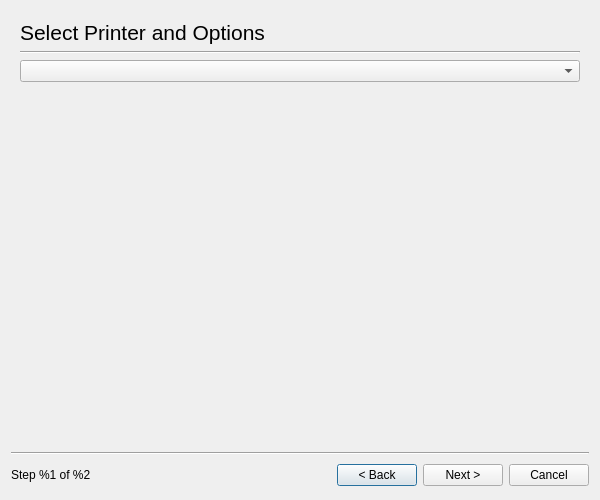
<ui version="4.0" >
 <class>Dialog</class>
 <widget class="QDialog" name="Dialog" >
  <property name="windowModality" >
   <enum>Qt::ApplicationModal</enum>
  </property>
  <property name="geometry" >
   <rect>
    <x>0</x>
    <y>0</y>
    <width>600</width>
    <height>500</height>
   </rect>
  </property>
  <property name="windowTitle" >
   <string>HP Device Manager - Print</string>
  </property>
  <layout class="QGridLayout" >
   <item row="0" column="0" colspan="5" >
    <widget class="QStackedWidget" name="StackedWidget" >
     <property name="currentIndex" >
      <number>1</number>
     </property>
     <widget class="QWidget" name="page" >
      <layout class="QGridLayout" >
       <item row="0" column="0" >
        <widget class="QLabel" name="label_2" >
         <property name="font" >
          <font>
           <pointsize>16</pointsize>
          </font>
         </property>
         <property name="text" >
          <string>Select Files to Print</string>
         </property>
        </widget>
       </item>
       <item row="1" column="0" >
        <widget class="Line" name="line" >
         <property name="orientation" >
          <enum>Qt::Horizontal</enum>
         </property>
        </widget>
       </item>
       <item row="2" column="0" >
        <widget class="FileTable" native="1" name="Files" >
         <property name="sizePolicy" >
          <sizepolicy vsizetype="Expanding" hsizetype="Expanding" >
           <horstretch>0</horstretch>
           <verstretch>0</verstretch>
          </sizepolicy>
         </property>
        </widget>
       </item>
      </layout>
     </widget>
     <widget class="QWidget" name="page_2" >
      <layout class="QGridLayout" >
       <item row="0" column="0" >
        <widget class="QLabel" name="label_3" >
         <property name="font" >
          <font>
           <pointsize>16</pointsize>
          </font>
         </property>
         <property name="text" >
          <string>Select Printer and Options</string>
         </property>
        </widget>
       </item>
       <item row="1" column="0" >
        <widget class="Line" name="line_2" >
         <property name="orientation" >
          <enum>Qt::Horizontal</enum>
         </property>
        </widget>
       </item>
       <item row="2" column="0" >
        <widget class="PrinterNameComboBox" name="PrinterName" />
       </item>
       <item row="3" column="0" >
        <widget class="PrintSettingsToolbox" name="OptionsToolBox" >
         <property name="sizePolicy" >
          <sizepolicy vsizetype="Expanding" hsizetype="Preferred" >
           <horstretch>0</horstretch>
           <verstretch>0</verstretch>
          </sizepolicy>
         </property>
         <property name="currentIndex" >
          <number>-1</number>
         </property>
        </widget>
       </item>
      </layout>
     </widget>
    </widget>
   </item>
   <item row="1" column="0" colspan="5" >
    <widget class="Line" name="line_3" >
     <property name="orientation" >
      <enum>Qt::Horizontal</enum>
     </property>
    </widget>
   </item>
   <item row="2" column="0" >
    <widget class="QLabel" name="StepText" >
     <property name="text" >
      <string>Step %1 of %2</string>
     </property>
    </widget>
   </item>
   <item row="2" column="1" >
    <spacer>
     <property name="orientation" >
      <enum>Qt::Horizontal</enum>
     </property>
     <property name="sizeHint" >
      <size>
       <width>251</width>
       <height>28</height>
      </size>
     </property>
    </spacer>
   </item>
   <item row="2" column="2" >
    <widget class="QPushButton" name="BackButton" >
     <property name="text" >
      <string>&lt; Back</string>
     </property>
    </widget>
   </item>
   <item row="2" column="3" >
    <widget class="QPushButton" name="NextButton" >
     <property name="text" >
      <string>Next ></string>
     </property>
    </widget>
   </item>
   <item row="2" column="4" >
    <widget class="QPushButton" name="CancelButton" >
     <property name="text" >
      <string>Cancel</string>
     </property>
    </widget>
   </item>
  </layout>
 </widget>
 <customwidgets>
  <customwidget>
   <class>FileTable</class>
   <extends>QWidget</extends>
   <header>filetable.h</header>
   <container>1</container>
  </customwidget>
  <customwidget>
   <class>PrinterNameComboBox</class>
   <extends>QComboBox</extends>
   <header>printernamecombobox.h</header>
  </customwidget>
  <customwidget>
   <class>PrintSettingsToolbox</class>
   <extends>QToolBox</extends>
   <header>printsettingstoolbox.h</header>
   <container>1</container>
  </customwidget>
 </customwidgets>
 <resources/>
 <connections/>
</ui>
